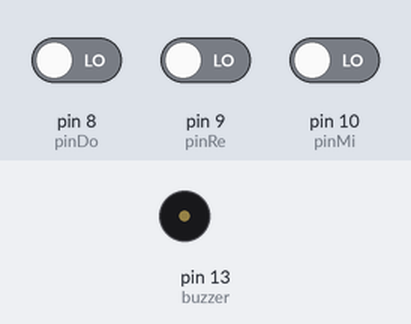
Simulated run of this sketch. Board: Arduino Uno, built with avr-gcc and run on an emulated ATmega328P. Parts: buzzer (waves = sounding). The inputs (shaded band) are chosen by the test bench; at power-on: pin 8 (pinDo) LOW, pin 9 (pinRe) LOW, pin 10 (pinMi) LOW.

Above: at 1.2 s.
1.3 s: pin 8 (pinDo) driven HIGH
At 2.7 s:
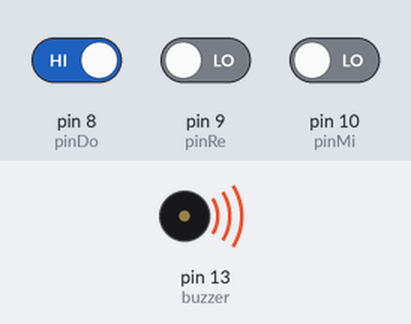
Timing chart, 0 to 4.3 s (numbered marks = the images above; inputs shaded):
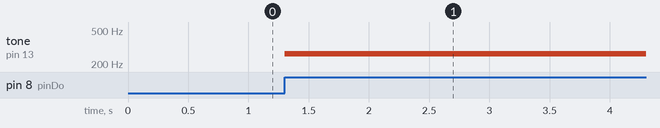

The sketch:

pianola.ino
```cpp
int pinDo=8;
int pinRe=9;
int pinMi=10;
int pinFa=10;
int pinSol=10;
int pinLa=10;

int buzzer=13;

int doo;
int re;
int mi;
int fa;
int sol;
int la;

void setup() {
  // put your setup code here, to run once:
    Serial.begin(9600);
    pinMode(pinDo, INPUT);
    pinMode(pinRe, INPUT);
    pinMode(pinMi, INPUT);
    pinMode(pinFa, INPUT);
    pinMode(pinSol, INPUT);
    pinMode(pinLa, INPUT);

}

void loop() {
  // put your main code here, to run repeatedly:
  doo=digitalRead(pinDo);
  re=digitalRead(pinRe);
  mi=digitalRead(pinMi);
  fa=digitalRead(pinFa);
  sol=digitalRead(pinSol);
  la=digitalRead(pinLa);

  if(doo==1)
      tone(buzzer,262);
  if(re==1)
    tone(buzzer,294);

  if(mi==1)
    tone(buzzer,330);
  if(fa==1)
    tone(buzzer,349);
  if(sol==1)
    tone(buzzer,392);
  if(la==1)
    tone(buzzer,440);

}
```

Measured:
- after the input at 1.3 s, tone on pin 13 (buzzer): silent → 262 Hz at once
